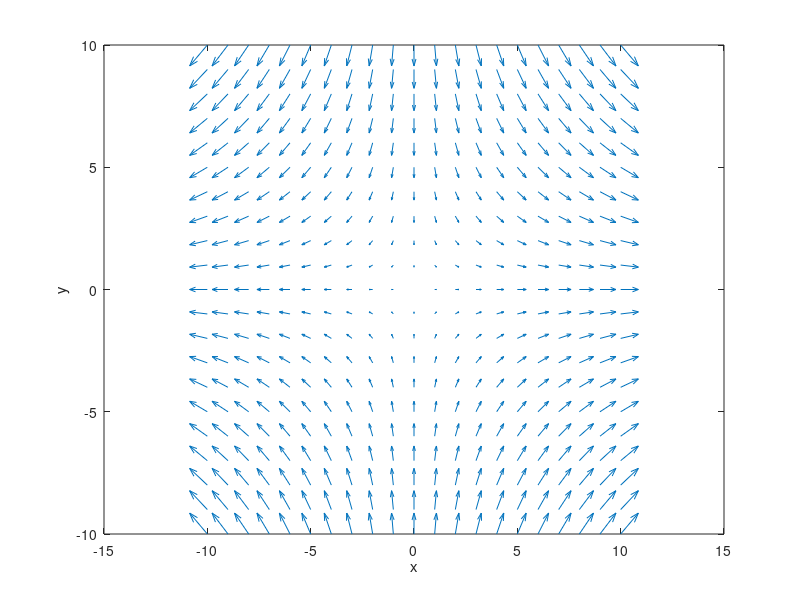

This figure's MATLAB source:
%1. 
[x,y] = meshgrid(-10:1:10)
u = 0*x + 0.3; v = 0*y - 0.4;
quiver(x, y, u, v)
xlabel('x')
ylabel('y')


%3.
[x,y] = meshgrid(-10:1:10)
u = 0*x - 0.5; v = y - x;
quiver(x, y, u, v)
xlabel('x')
ylabel('y')

%5.
[x,y] = meshgrid(-10:1:10)
u = y./sqrt(x.^2+y.^2); v = x./sqrt(x.^2+y.^2);
quiver(x, y, u, v)
xlabel('x')
ylabel('y')

%7.
[x,y,z] = meshgrid(-5:1:5)
u = 0*x; v = 0*y; w = 0*z + 1;
quiver3(x,y,z,u,v,w)
xlabel('x')
ylabel('y')
zlabel('z')

%9.
[x,y,z] = meshgrid(-5:1:5)
u = 0*x; v = 0*y, w = x;
quiver3(x,y,z,u,v,w)
xlabel('x')
ylabel('y')
zlabel('z')

%11.
[x,y] = meshgrid(-10:1:10)
u = x; v = -y;
quiver(x,y,u,v)
xlabel('x')
ylabel('y')
%IV

%13.
[x,y] = meshgrid(-10:1:10)
u = cos(x + y); v = x;
quiver(x,y,u,v)
xlabel('x')
ylabel('y')
%II

%15.
[x,y,z] = meshgrid(-5:1:5)
u = 0*x + 1; v = 0*y + 2; w = 0*z + 3;
quiver3(x,y,z,u,v,w)
xlabel('x')
ylabel('y')
zlabel('z')
%IV

%17.
[x,y,z] = meshgrid(-5:1:5)
u = x, v = y, w = 0*z + 3;
quiver3(x,y,z,u,v,w)
xlabel('x')
ylabel('y')
zlabel('z')
%III

%19.
[x,y] = meshgrid(-30:1:30)
u = y.^2 - 2*x.*y; v = 3*x.*y - 6*x.^2;
quiver(x,y,u,v)
xlabel('x')
ylabel('y')

%25.
[x,y] = meshgrid(-10:1:10)
u = 2*x; v = 0*y - 1;
quiver(x,y,u,v)
xlabel('x')
ylabel('y')

%27.
[x,y] = meshgrid(-10:1:10)
u = 2*x./(1 + x.^2 + 2*y.^2); v = 4*y./(1 + x.^2 + 2*y.^2);
quiver(x,y,u,v)
xlabel('x')
ylabel('y')

[x,y] = meshgrid(-3:0.1:3)
z = log(1 + x.^2 + 2*y.^2)
contour(x,y,z,10)
[u,v] = gradient(z)
hold on 
quiver(x,y,u,v)
hold off

%31.
[x,y] = meshgrid(-10:1:10)
u = x; v = -y;
quiver(x,y,u,v)
xlabel('x')
ylabel('y')
